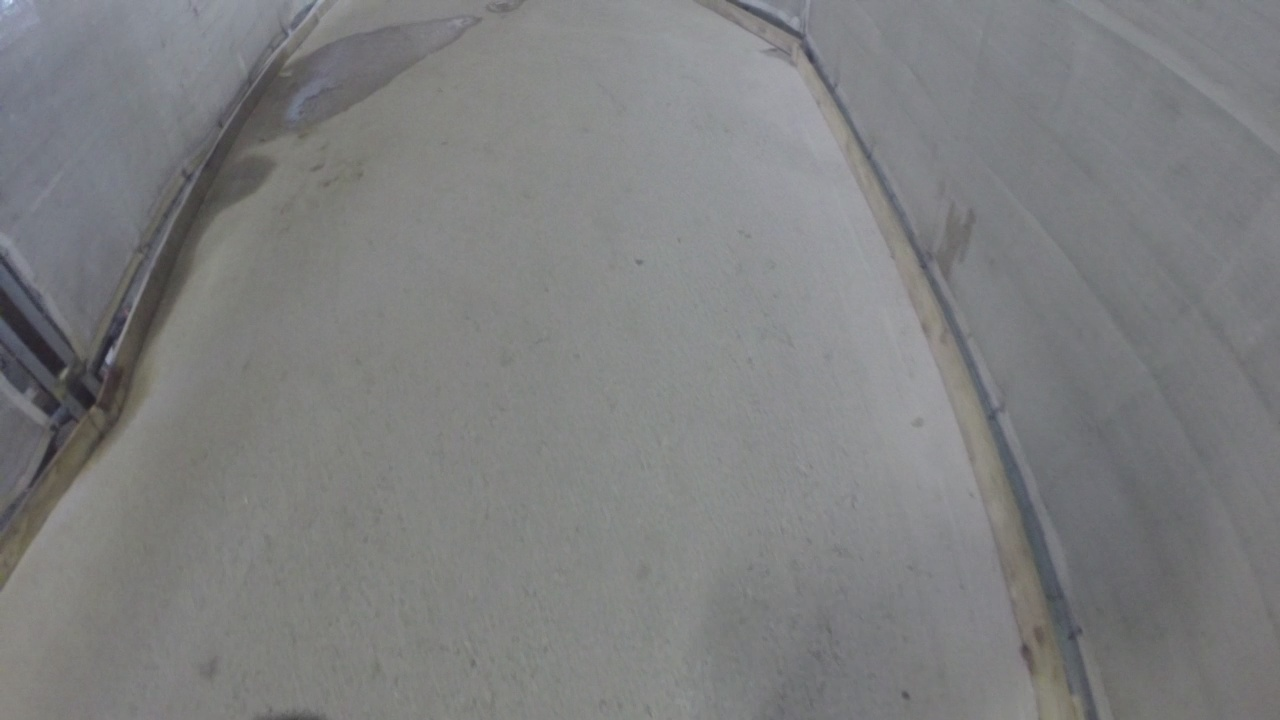
//> input picture Hoofdprogramma/testStart/dist/Debug/GNU-Linux-x86/testImage.jpg, 1280 x 720 px
$ ./main ../../Hoofdprogramma/testStart/dist/Debug/GNU-Linux-x86/testImage.jpg ../../Hoofdprogramma/testStart/dist/Debug/GNU-Linux-x86/testImage.jpg   (built with g++ and OpenCV 4)
//> lines starting //> are read from the running program, lines starting //| are printed output that depends on the picture
#include <opencv2/opencv.hpp>

#include <fstream>
#include <vector>

cv::Mat roi;
std::vector<int> horz, vert;
int min_horz, min_vert;

int get_min_dist(const std::vector<int>& values) {

    //thresholds
    const int MIN_LINE_DIST_THRESHOLD = 20;

    //calculate
    if (values.size() < 2) {
        return -1;
    }
    else {
        int min_dist = INT_MAX;
        for (int i = 0; i < values.size(); i++) {
            for (int j = i + 1; j < values.size(); j++) {
                int distance = std::abs(values[j] - values[i]);
                if (distance > MIN_LINE_DIST_THRESHOLD && distance < min_dist) {
                    min_dist = distance;
                }
            }
        }

        if (min_dist == INT_MAX) {
            return -1;
        } else {
            return min_dist;
        }
    }
}

void CannyThreshold(int, void*, bool isHorz) {

    //values
    int ratio = 3;
    int kernel_size = 3;
    int lowThreshold;

    if (isHorz) {
        lowThreshold = 45;
    } else {
        lowThreshold = 35;
    }

    //canny
    cv::Mat detected_edges = roi;
    Canny(detected_edges, detected_edges, lowThreshold, lowThreshold * ratio, kernel_size);

    //hough lines
    std::vector<cv::Vec2f> lines;
    HoughLines(detected_edges, lines, 1, CV_PI / 180, 100, 0, 0);

    //check all lines
    for (int i = 0; i < lines.size(); i++) {
        float rho = lines[i][0], theta = lines[i][1];
        double a = cos(theta), b = sin(theta);
        double x0 = a*rho, y0 = b*rho;

        // theta == dicht bij 0 ,pi of 2pi -> verticaal
        if (!isHorz && (std::abs(theta) < 0.3 || std::abs(theta - 3.14) < 0.5 || std::abs(theta - 6.28) < 0.5)) {
            vert.push_back(cvRound(x0));
        }
        // theta == dicht bij pi/2 of 3pi/2 -> horizontaal
        else if (isHorz && (std::abs(theta - 1.57) < 0.5 || std::abs(theta - 4.71) < 0.5)) {
            horz.push_back(cvRound(y0));
        }
    }

    if (isHorz) {
        min_horz = get_min_dist(horz) ;
    } else {
        min_vert = get_min_dist(vert);
    }
}

int main(int argc, char** argv) {

    //init
    horz.clear();
    vert.clear();

    //read image
    cv::Mat src = cv::imread(argv[1]);
//> src is the input picture: 720 rows x 1280 cols, CV_8UC3; mean B, G, R 127.4, 126.7, 125.9

    //transform image
    cv::Mat transformationMatrix = (cv::Mat_<float>(3, 3) << 1.942573224833244, 1.856642874874286, -660.9095655794609,
                                    -0.1277720821771055, 3.49452191344536, -74.85814843188734,
                                    -0.0001991185697340266, 0.003015718375164935, 1);

    warpPerspective(src, src, transformationMatrix, src.size());
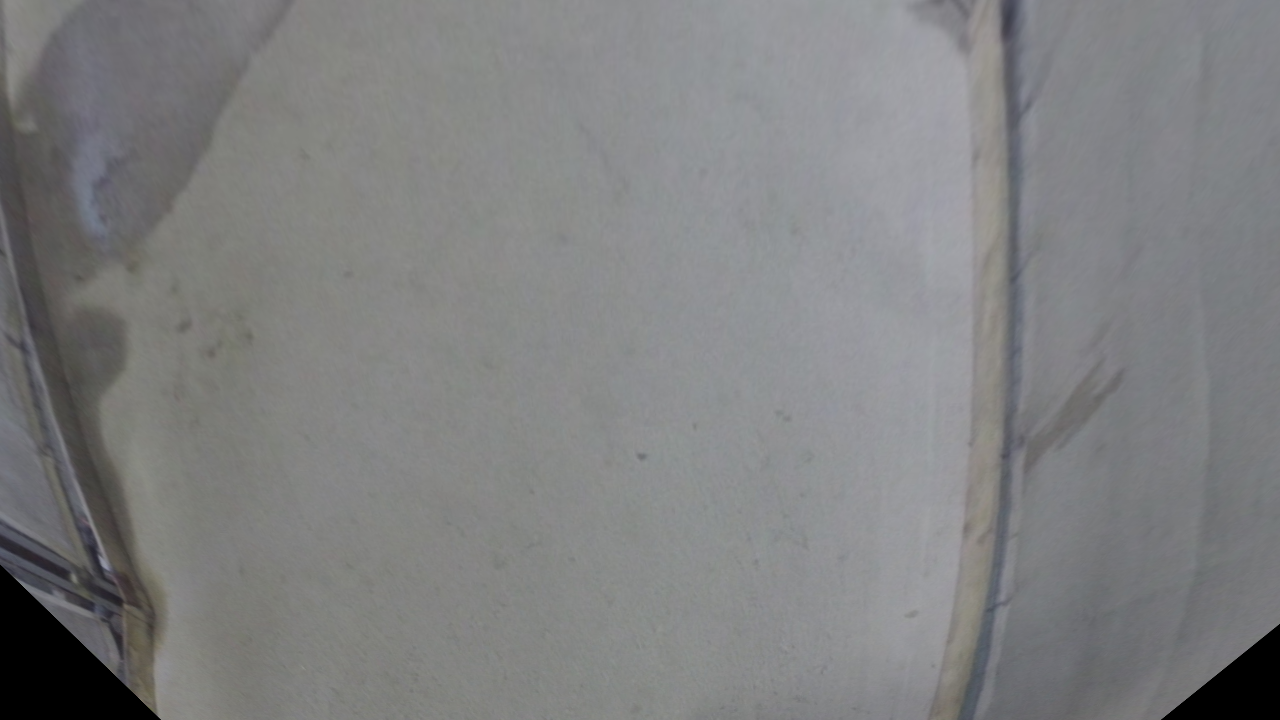
//> src: 720 rows x 1280 cols, CV_8UC3; mean B, G, R 128.6, 127.8, 127.1

    //fix saturation
    cv::Mat saturation = cv::Mat::zeros(src.size(), src.type());
    for (int y = 0; y < src.rows; y++) {
        for (int x = 0; x < src.cols; x++) {
            for (int c = 0; c < 3; c++) {
                saturation.at<cv::Vec3b>(y, x)[c] = cv::saturate_cast<unsigned char>(3 * (src.at<cv::Vec3b>(y, x)[c]) - 300);
            }
        }
    }
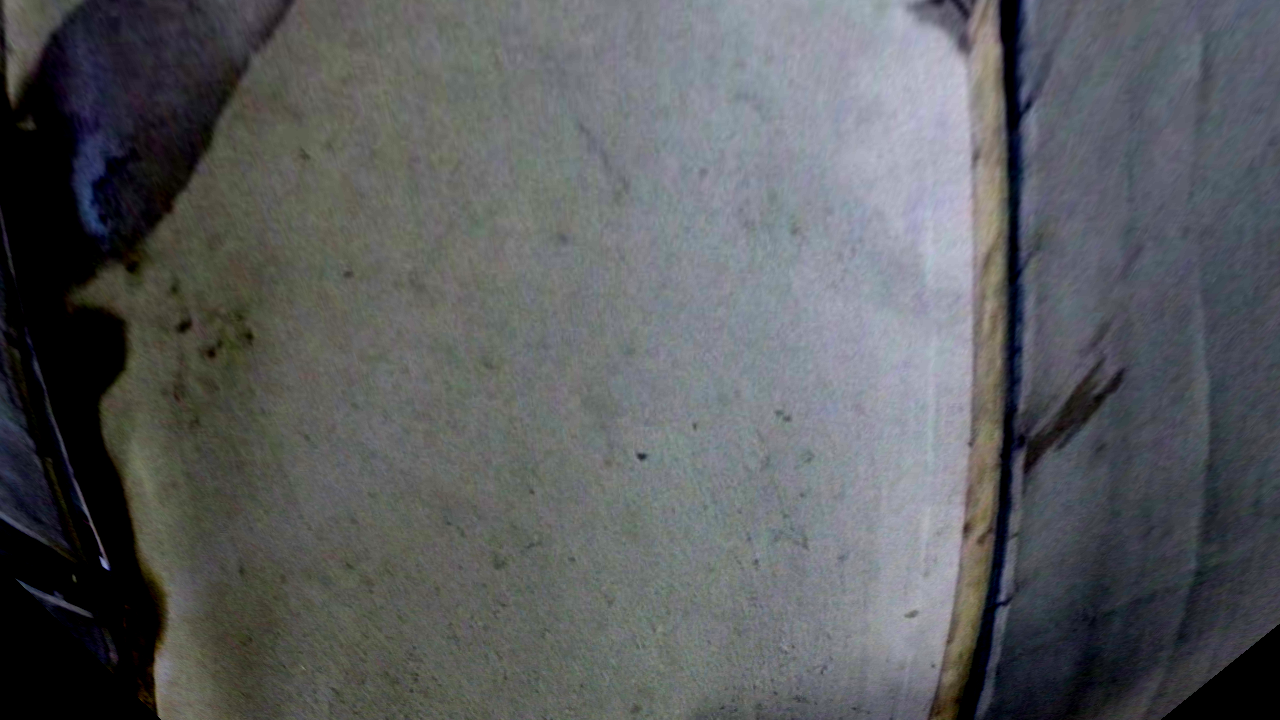
//> saturation: 720 rows x 1280 cols, CV_8UC3; mean B, G, R 94.6, 92.2, 89.9

    //region-of-interest
    roi = cv::Mat(saturation, cv::Rect(src.cols / 2.7, src.rows / 2, src.cols / 2.5, src.rows / 3));
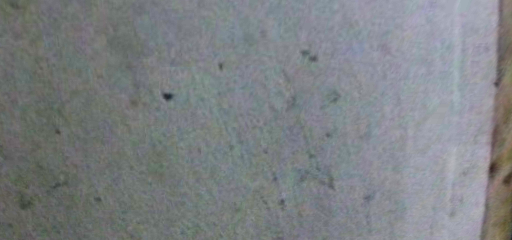
//> roi: 240 rows x 512 cols, CV_8UC3; mean B, G, R 131.7, 128.8, 124.8

    //blur
    cv::GaussianBlur(roi, roi, cv::Size(), 1.0, 1.0);

    //calculate min_hor distance and min_vert distance
    CannyThreshold(0, 0, true); //horz
//> (the run ends here: the program stops with an error, at `Canny(detected_edges, detected_edges, lowThreshold, lowThreshold * rat..`)
